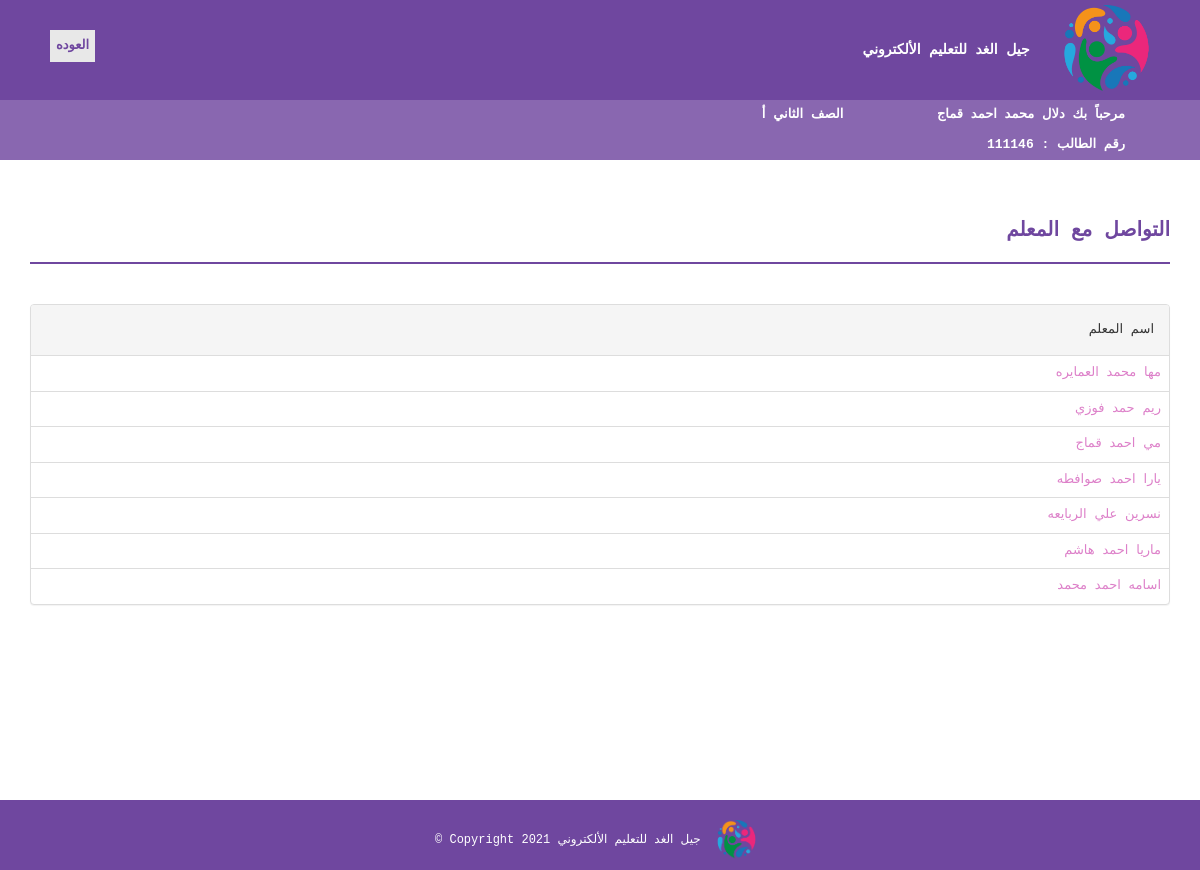
Page /student/ContatWith.php (signed in) on the committed database.
### tables this page shows
CREATE TABLE `student` (
  `id` int(50) NOT NULL,
  `password` varchar(50) NOT NULL,
  `section_id` int(11) NOT NULL,
  `first_name` varchar(50) NOT NULL,
  `second_name` varchar(50) NOT NULL,
  `third_name` varchar(50) NOT NULL,
  `last_name` varchar(50) NOT NULL,
  `mother_name` varchar(15) NOT NULL,
  `guardian` varchar(15) NOT NULL,
  `identity_number` varchar(50) NOT NULL,
  `gender` varchar(50) NOT NULL,
  `phone` varchar(50) NOT NULL,
  `religion` varchar(15) NOT NULL,
  `address` varchar(50) NOT NULL,
  `nationality` varchar(50) NOT NULL,
  `date_of_birth` date NOT NULL,
  `place_of_birth` varchar(15) NOT NULL,
  `creationDate` timestamp NULL DEFAULT current_timestamp(),
  `updationDate` varchar(255) DEFAULT NULL
);

CREATE TABLE `course` (
  `id` int(11) NOT NULL,
  `className` varchar(50) DEFAULT NULL,
  `numOfSection` varchar(10) DEFAULT NULL,
  `creationDate` timestamp NULL DEFAULT current_timestamp(),
  `updationDate` varchar(255) DEFAULT NULL
);

CREATE TABLE `teacher` (
  `id` int(50) NOT NULL,
  `password` varchar(50) NOT NULL,
  `first_name` varchar(50) NOT NULL,
  `second_name` varchar(50) NOT NULL,
  `third_name` varchar(50) NOT NULL,
  `last_name` varchar(50) NOT NULL,
  `identity_number` varchar(50) NOT NULL,
  `gender` varchar(50) NOT NULL,
  `phone` varchar(50) NOT NULL,
  `Email` varchar(50) NOT NULL,
  `address` varchar(50) NOT NULL,
  `nationality` varchar(50) NOT NULL,
  `specialization` varchar(50) NOT NULL,
  `appointment_year` date NOT NULL,
  `date_of_birth` date NOT NULL,
  `creationDate` timestamp NULL DEFAULT current_timestamp(),
  `updationDate` varchar(255) DEFAULT NULL
);

### student/ContatWith.php (the view, shortened to what this page needs)
<?php
include('includes/config.php');
?>
<!DOCTYPE html>
<html xmlns="http://www.w3.org/1999/xhtml">
<head>
    <link href="assets/css/bootstrap.css" rel="stylesheet" />
    <link href="assets/css/font-awesome.css" rel="stylesheet" />
    <link href="assets/css/style.css" rel="stylesheet" />
</head>
<body>
<?php include('includes/header.php');?>
 <a href="home.php"> <b> <button  style="position: absolute;
  left: 50px; top:30px; color:#6F479F; border: none; background-color:#e8e8e8;">العوده</button></b></a>
<div class="container-fluid">
<?php
$sql =mysqli_query($con,"SELECT id,CONCAT(first_name,' ',second_name,' ',last_name) as full_name FROM teacher");
$teachers = mysqli_fetch_all($sql,MYSQLI_ASSOC);
?>
    <div class="content-wrapper">
        <div class="container">
              <div class="row">
                    <div class="col-md-12">
                        <h1 class="page-head-line">التواصل مع المعلم</h1>
                    </div>
                </div>
                <div class="row" >
                <div class="col-md-12">
                    <div class="panel panel-default">
                        <div class="panel-heading">
                        اسم المعلم
                        </div>             <table class="table">
                                <?php foreach($teachers as $teacher){ ?>
                                <tr>
                                    <td>
                                        <a href="StartChat.php?type=t&id=<?php echo $teacher['id'] ?>"> <?php echo $teacher['full_name'] ?></a>
                                    </td>
                                </tr>
                                <?php }?>
                                </table>
                                </div>
                        </div>
                    </div>
                </div>
            </div>
            </div>
  <?php include('includes/footer.php');?>
</body>
</html>

### student/includes/header.php (shortened to what this page needs)
  <div style=" background-color:#6F479F ; color:#fff; font-size:14px ;font-weight: bold;">
                      <img src="jel.png" alt="logo"style="max-height: 100px; padding:5px; padding-right:30px;"/>
  جيل الغد للتعليم الألكتروني
     <div  style="color:#fff; font-size:13px ; padding-right:75px;  background-color:#8967B0 " >
            <?php
        $sql=mysqli_query($con,"SELECT * FROM `student` where id='".$_SESSION['login']."' ");
    $row=mysqli_fetch_array($sql);
echo "مرحباً بك ",$row['first_name'],' ',$row['second_name'],' ',$row['third_name'],' ',$row['last_name'];
        $s=mysqli_query($con,"SELECT * FROM `course` where id='".$row['section_id']."' ");
                                   $c= mysqli_fetch_array($s); echo "&nbsp; &nbsp; &nbsp; &nbsp; &nbsp; &nbsp; ",$c['className'],' ',$c['numOfSection'];
                echo "<br>","رقم الطالب : ",$row['id'];
             ?>
          </div>
</div>

### student/assets/css/style.css (style rules this page uses)
.content-wrapper { margin-top: 40px; min-height: 600px; padding-bottom: 60px; }
.page-head-line { font-weight: 900; padding-bottom: 20px; border-bottom: 2px solid #6F479F; text-transform: uppercase; color: #6F479F; font-size: 20px; margin-bottom: 40px; }

### rows in the picture
student: first_name "دلال", second_name "محمد", third_name "احمد", last_name "قماج", id "111146"
course: className "الصف الثاني", numOfSection "أ"
teacher: full_name "مها محمد العمايره"
teacher: full_name "ريم حمد فوزي"
teacher: full_name "مي احمد قماج"
teacher: full_name "يارا احمد صوافطه"
teacher: full_name "نسرين علي الربايعه"
teacher: full_name "ماريا احمد هاشم"
teacher: full_name "اسامه احمد محمد"
